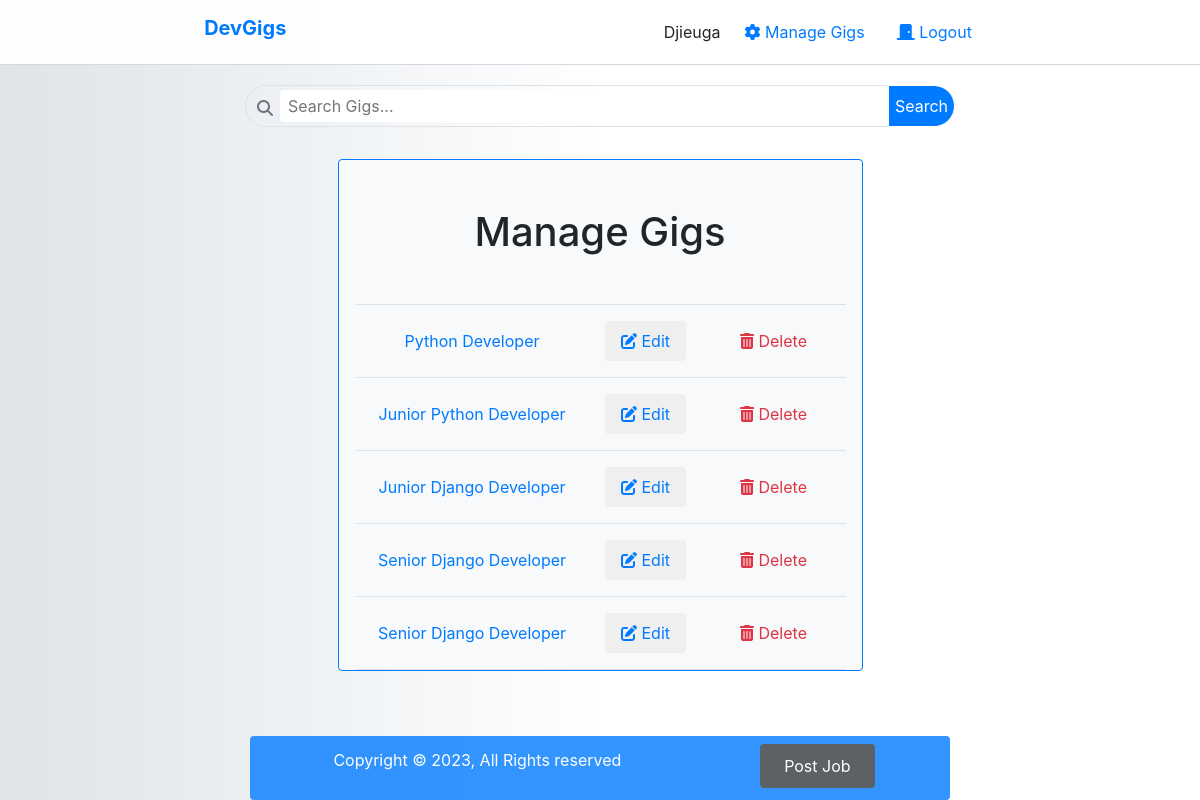
/manage (signed in), run on an earlier commit of the app's database.
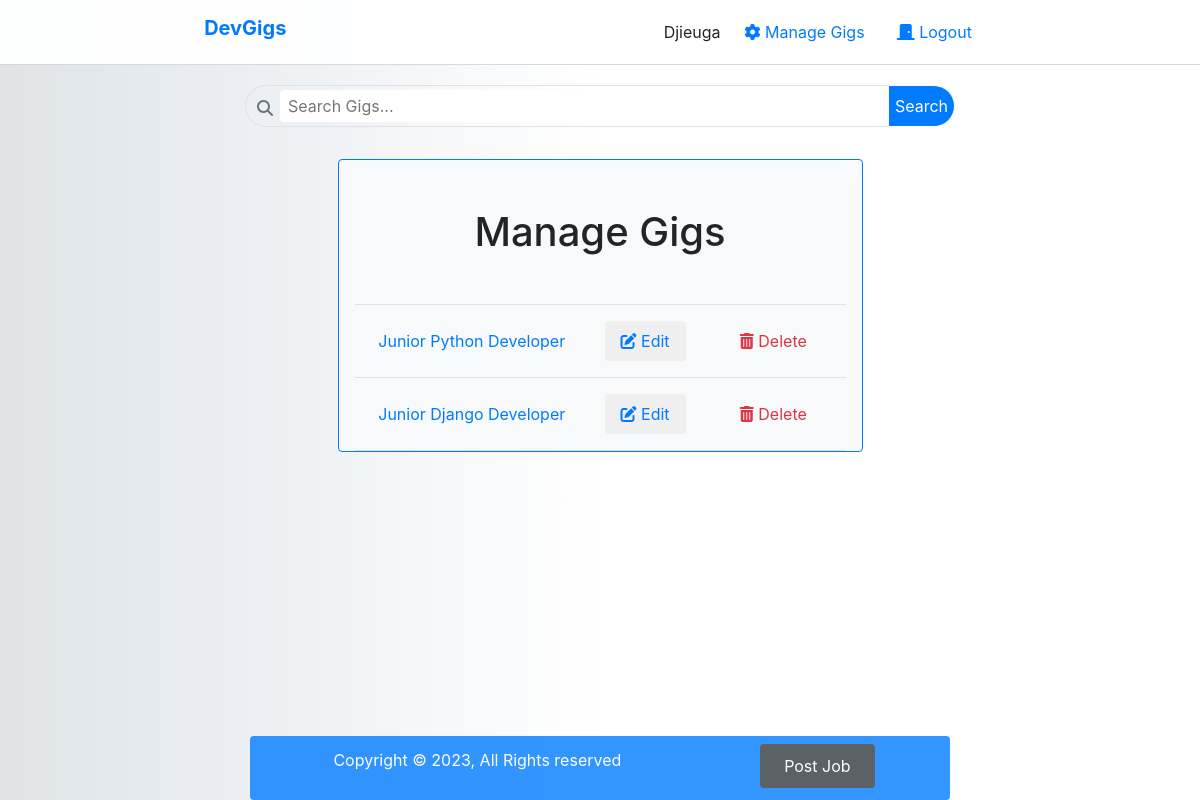
And on a later commit of the database.
### devgigs/models.py (models this page shows, shortened)
class Listing(models.Model):
    user = models.ForeignKey(
        User, on_delete=models.CASCADE, related_name="creator")
    email = models.CharField(max_length=255)
    title = models.CharField(max_length=255)
    website = models.TextField()
    description = models.TextField()
    company = models.CharField(max_length=255)
    tags = models.CharField(max_length=25)
    location = models.CharField(max_length=255)
    timestamp = models.DateTimeField(auto_now_add=True)
    logo = models.ImageField(blank=True, null=True, upload_to='images/')

### devgigs/views.py (the view)
# urls.py: path("manage", views.manage_view, name="manage"),
def manage_view(request):
    listings = Listing.objects.filter(user=request.user).order_by('-id')
    return render(request, 'devgigs/manage.html', {
        "listings": listings
    })

### devgigs/templates/devgigs/manage.html (shortened to what this page needs)
{% extends 'devgigs/layout.html' %}
{% load static %}
{% block body %}
<div class="d-flex flex-column align-items-center">
    <form style="margin-top: -15px" class="mx-auto col-md-8 justify-content-center" action="/">
        <div class="relative d-flex flex-row border col-md-12 p-1 rounded-pill">
            <div style="margin-left: 7px; margin-top: 2px; z-index: 1;" class="position-absolute pt-1 pl-0">
                <i class="fa fa-search text-secondary z-1"></i>
            </div>
            <input style="margin-left: 30px;" id="search" type="text" name="search"
                class="py-1 col-md-8  outline-0 border border-0 px-2 rounded z-0" placeholder="Search Gigs..." />
            <div style="right: -1px; top: -1px;" class="position-absolute  search-btn">
                <button style="border-top-left-radius: 50%!important; border-bottom-left-radius: 0!important;"
                    type="submit" class="py-2 border border-white  text-white rounded-pill bg-primary ">
                    Search
                </button>
            </div>
        </div>
    </form>
    <div class="row mt-4 pt-2 col-md-6 text-center mx-auto">
        <div class="bg-light col-md-12 justify-content-center border border-primary px-3 rounded">
            <header>
                <h1 class="text-center font-bold my-5 uppercase">
                    Manage Gigs
                </h1>
            </header>
            <table class="col-md-12 table-auto rounded-sm">
                <tbody class="text-start">
                    {% if listings %}
                    {% for listing in listings %}
                    <tr class="border-top border-bottom">
                        <td class="px-2 py-2">
                            <a href="{% url 'show' listing.id %}" class="text-capitalize text-start">
                                {{listing.title}}
                            </a>
                        </td>
                        <td class="px-2 py-3 border-top border-bottom">
                            <button class="text-primary border-0 rounded px-3 py-2 edit-btn"><i
                                    class="fa-solid fa-pen-to-square"></i>
                                Edit</button>
                        </td>
                        <td class="px-3">
                            <form action="{% url 'delete' listing.id %}">
                                <button type="submit" class="text-danger btn">
                                    <i class="fa-solid fa-trash-can"></i>
                                    Delete
                                </button>
                            </form>
                        </td>
                    </tr>
                    {% endfor %}
                    {% else %}
                    <tr>
                        <td colspan="3" class="py-2 mb-3 text-capitalize text-danger">
                            <h3>no listing yet</h3>
                        </td>
                    </tr>
                    {% endif %}
                </tbody>
            </table>
        </div>
    </div>
    {% endblock %}

What changed in the data, as far as the page shows it:
removed Listing: title "Python Developer"
removed Listing: title "Senior Django Developer"
removed Listing: title "Senior Django Developer"
